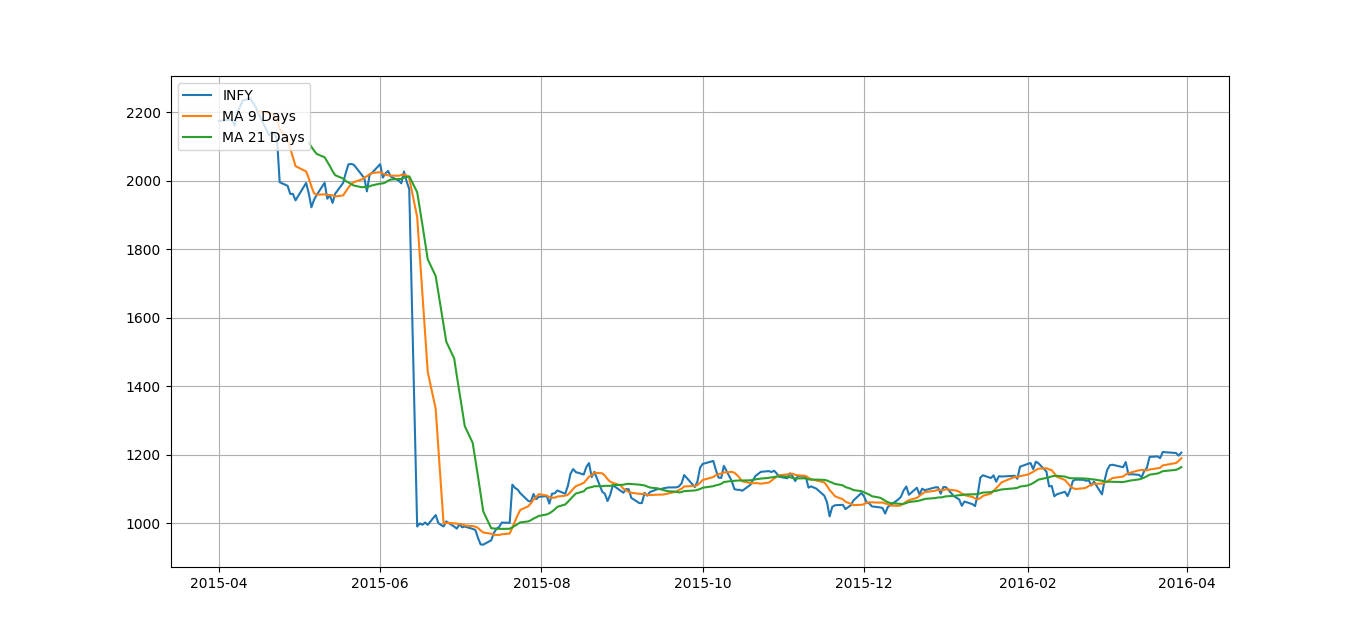

Recreate this plot in Python.
from datetime import date

from IPython import get_ipython
import matplotlib.pylab as plt
import pandas as pd
from nsepy import get_history
# get_ipython().run_line_magic('matplotlib', 'inline')

infy = get_history(symbol='INFY',
                   start=date(2015,4,1),
                   end=date(2016,3,30))

infy_close = pd.DataFrame(infy.Close)

infy_close['MA_9']= infy_close.Close.rolling(9).mean()
infy_close['MA_21']= infy_close.Close.rolling(21).mean()

plt.figure(figsize=(15,10))
plt.grid(True)

plt.plot(infy_close['Close'],label='INFY')
plt.plot(infy_close['MA_9'],label='MA 9 Days')
plt.plot(infy_close['MA_21'],label='MA 21 Days')

plt.legend(loc=2)
plt.show()
